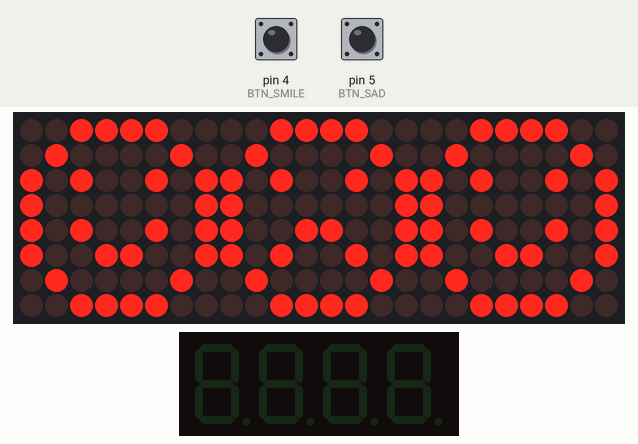
This sketch was run on a simulated Arduino Uno, built with avr-gcc and run on an emulated ATmega328P. Parts: 24×8 LED matrix, 4-digit seven-segment display. The test bench sets the inputs (shaded band); at power-on: pin 4 (BTN_SMILE) HIGH, pin 5 (BTN_SAD) HIGH. Random numbers use the default seed unless the sketch sets one.

Above: at 3.2 s.
3.3 s: pin 4 (BTN_SMILE) pulled LOW for 0.15 s
At 4.1 s:
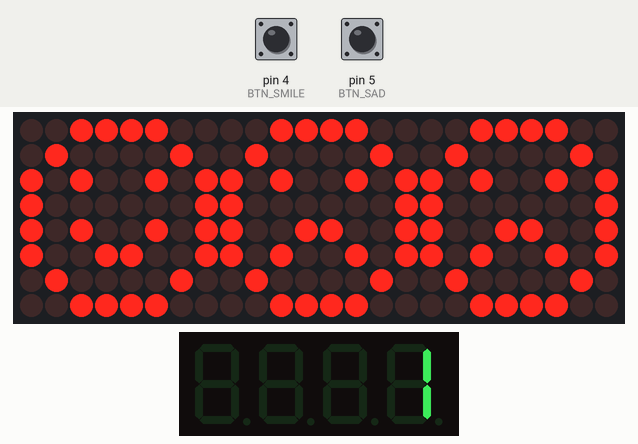
4.9 s: pin 5 (BTN_SAD) pulled LOW for 0.15 s
At 5.3 s:
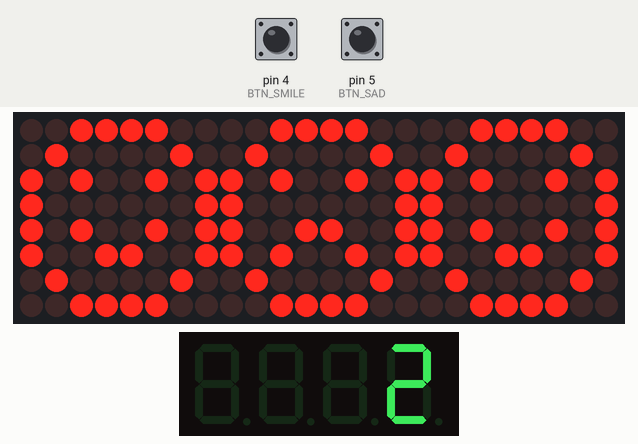
6.5 s: pin 4 (BTN_SMILE) pulled LOW for 1 s
At 6.63 s:
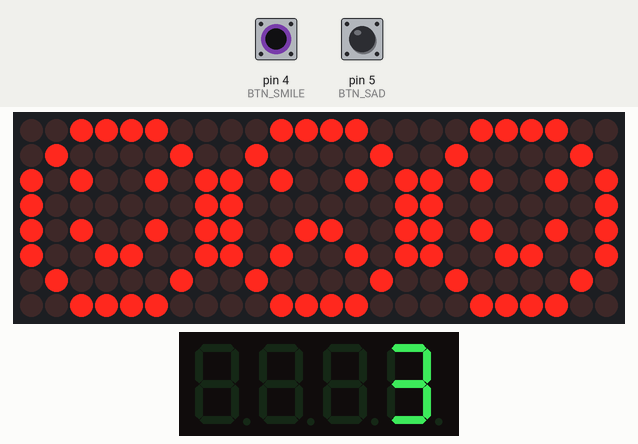
9.0 s: pin 5 (BTN_SAD) pulled LOW for 1 s
At 33.1 s:
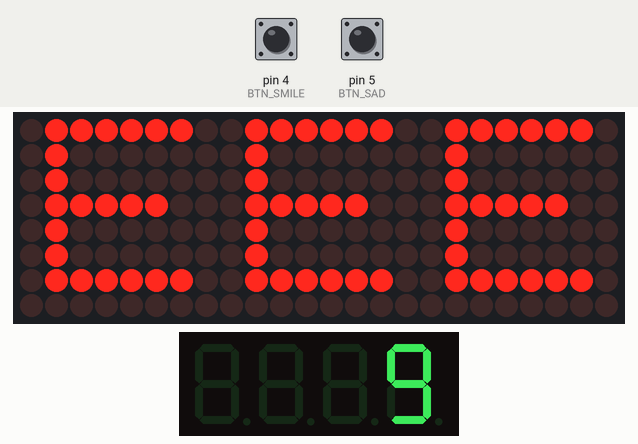
Timing chart, 0 to 33.5 s (numbered marks = the images above; inputs shaded):
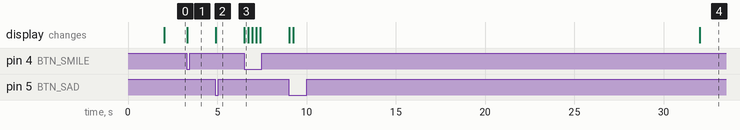

The sketch:

prototype.ino
```cpp
#include <LedControl.h>
#include <TM1637Display.h>

LedControl lc = LedControl(12, 11, 10, 3);
TM1637Display display(2, 3);

#define BTN_SMILE 4
#define BTN_SAD   5

int score = 0;
int currentFace = 0;
bool waitingForInput = true;

unsigned long gameStartTime;
bool gameRunning = false;

// 🙂 Smiley
byte smile[8] = {
  B00111100,B01000010,B10100101,B10000001,
  B10100101,B10011001,B01000010,B00111100
};

// ☹️ Sad
byte sad[8] = {
  B00111100,B01000010,B10100101,B10000001,
  B10011001,B10100101,B01000010,B00111100
};

// S
byte S_char[8] = {
  B00111100,B01000010,B01000000,B00111100,
  B00000010,B01000010,B00111100,B00000000
};

// E
byte E_char[8] = {
  B01111110,B01000000,B01000000,B01111100,
  B01000000,B01000000,B01111110,B00000000
};

void setup() {
  for (int i = 0; i < 3; i++) {
    lc.shutdown(i, false);
    lc.setIntensity(i, 8);
    lc.clearDisplay(i);
  }

  pinMode(BTN_SMILE, INPUT_PULLUP);
  pinMode(BTN_SAD, INPUT_PULLUP);

  display.setBrightness(7);
  randomSeed(analogRead(0));

  // Show "S" at start
  drawAll(S_char);
  delay(2000);

  // Start game
  gameRunning = true;
  gameStartTime = millis();

  // Static faces
  drawFace(0, smile);
  drawFace(1, sad);

  generateNewFace();
}

void loop() {

  if (!gameRunning) return;

  // Check time limit (30 sec)
  if (millis() - gameStartTime >= 30000) {
    gameRunning = false;
    drawAll(E_char);
    return;
  }

  // Wait for correct input
  if (waitingForInput) {

    if (digitalRead(BTN_SMILE) == LOW) {
      checkAnswer(0);
      delay(200);
    }

    if (digitalRead(BTN_SAD) == LOW) {
      checkAnswer(1);
      delay(200);
    }
  }
}

// Generate one random face
void generateNewFace() {
  currentFace = random(0, 2);
  if (currentFace == 0) drawFace(2, smile);
  else drawFace(2, sad);

  waitingForInput = true;
}

// Check answer
void checkAnswer(int pressed) {
  if (pressed == currentFace) {
    score++;
    display.showNumberDec(score);
    generateNewFace(); // ONLY change after correct
  }
  // wrong → do nothing
}

// Draw on one matrix
void drawFace(int matrix, byte face[]) {
  for (int i = 0; i < 8; i++) {
    lc.setRow(matrix, i, face[i]);
  }
}

// Draw same on all
void drawAll(byte face[]) {
  for (int m = 0; m < 3; m++) {
    for (int i = 0; i < 8; i++) {
      lc.setRow(m, i, face[i]);
    }
  }
}
```

Measured:
- after the input at 3.3 s, the display: changes at once (image 1)
- after the input at 4.9 s, the display: changes at once (image 2)
- after the input at 6.5 s, the display: changes at once (image 3)
